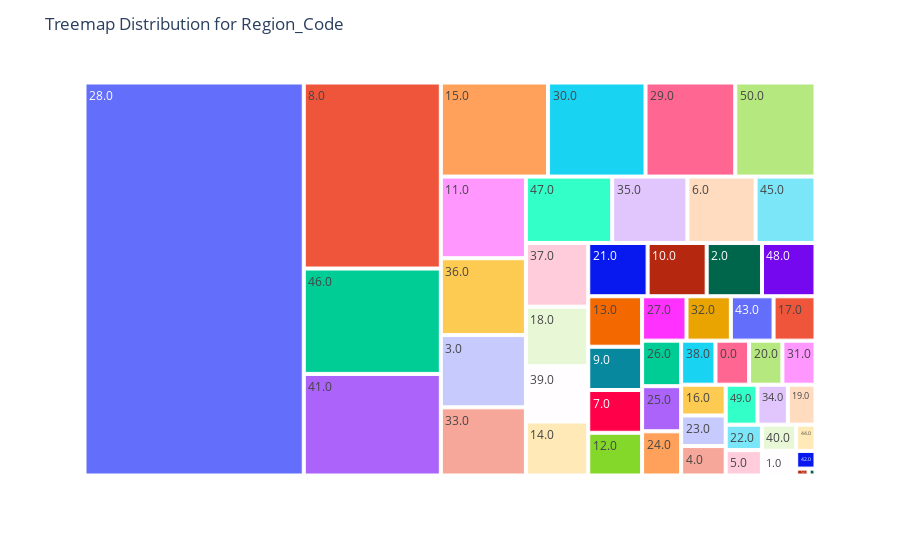

Write notebook code for a chart like this one.
### Markdown cell above
### Feature 5: `Region_Code`
This feature represents the region that the customer resides in. We don't have any additional geographic information. There are 54 different regions, but there is a wide range in the distribution by region. Fortunately, a treemap helps us to effectively visualize where the most representation is. As such, we gain the following insights:

- Around 1/3 of the records fall within the specific `28.0` region code
- Around 1/3 of the records fall within the next 7 highest categories after the `28.0` region code
- The last 1/3 of records are represented by the remaining multitude of classes (around 50 of them)

**Feature Engineering Plans**:
- One hot encode the `Region_Code` after binning into three specific tiers:
    - Tier 1: All records in the `28.0` region code, which is the most represented region code
    - Tier 2: Any record in the following following top 7 represented categories after the `28.0` region code
    - Tier 3: All other records that do not fall in either tier above

### Code cell
# Displaying general visualizations around the Region_Code feature
if run_visualizations:
    display_categorical_visualizations(cat_feat = df['Region_Code'])

### Figure 1 — Plotly figure (JSON) as saved in the notebook; plotly's stock layout.template omitted (floating-point values rounded to 4 significant figures)
{"data": [{"branchvalues": "total", "domain": {"x": [0, 1], "y": [0, 1]}, "hovertemplate": "labels=%{label}<br>count=%{value}<br>parent=%{parent}<br>id=%{id}<extra></extra>", "ids": ["0.0", "1.0", "2.0", "3.0", "4.0", "5.0", "6.0", "7.0", "8.0", "9.0", "10.0", "11.0", "12.0", "13.0", "14.0", "15.0", "16.0", "17.0", "18.0", "19.0", "20.0", "21.0", "22.0", "23.0", "24.0", "25.0", "26.0", "27.0", "28.0", "29.0", "30.0", "31.0", "32.0", "33.0", "34.0", "35.0", "36.0", "37.0", "38.0", "39.0", "39.2", "40.0", "41.0", "42.0", "43.0", "44.0", "45.0", "46.0", "47.0", "48.0", "49.0", "50.0", "51.0", "52.0"], "labels": ["0.0", "1.0", "2.0", "3.0", "4.0", "5.0", "6.0", "7.0", "8.0", "9.0", "10.0", "11.0", "12.0", "13.0", "14.0", "15.0", "16.0", "17.0", "18.0", "19.0", "20.0", "21.0", "22.0", "23.0", "24.0", "25.0", "26.0", "27.0", "28.0", "29.0", "30.0", "31.0", "32.0", "33.0", "34.0", "35.0", "36.0", "37.0", "38.0", "39.0", "39.2", "40.0", "41.0", "42.0", "43.0", "44.0", "45.0", "46.0", "47.0", "48.0", "49.0", "50.0", "51.0", "52.0"], "name": "", "parents": ["", "", "", "", "", "", "", "", "", "", "", "", "", "", "", "", "", "", "", "", "", "", "", "", "", "", "", "", "", "", "", "", "", "", "", "", "", "", "", "", "", "", "", "", "", "", "", "", "", "", "", "", "", ""], "type": "treemap", "values": [59274, 33966, 118097, 246303, 52504, 36832, 181122, 92240, 1021036, 93371, 126081, 278261, 92142, 108838, 134585, 403977, 54905, 74533, 148548, 44197, 58765, 126793, 36932, 54518, 69136, 70556, 71228, 78878, 3451062, 338146, 367307, 58442, 78797, 232387, 48685, 200035, 261946, 158976, 60587, 138068, 1, 35888, 557581, 13693, 75868, 20305, 159292, 578208, 229190, 114230, 50822, 302334, 1880, 3450]}], "layout": {"legend": {"tracegroupgap": 0}, "margin": {"t": 60}, "title": {"text": "Treemap Distribution for Region_Code"}}}
